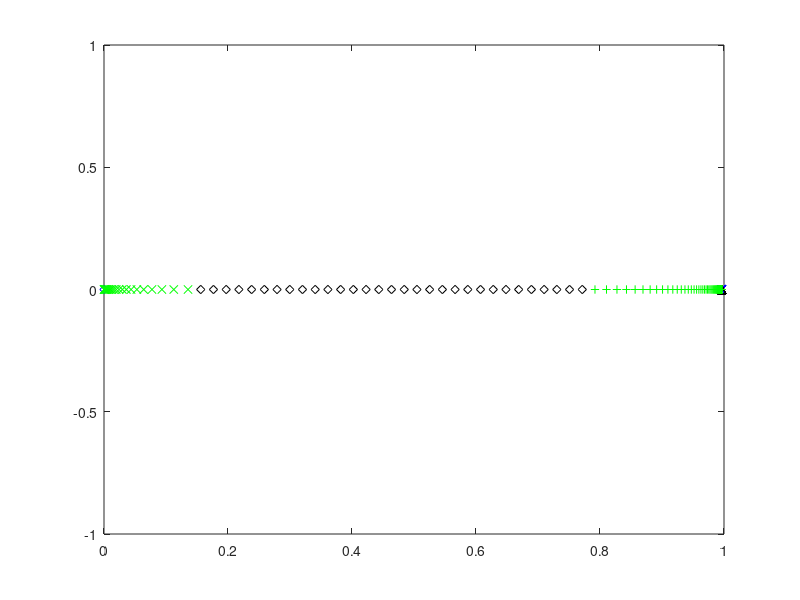
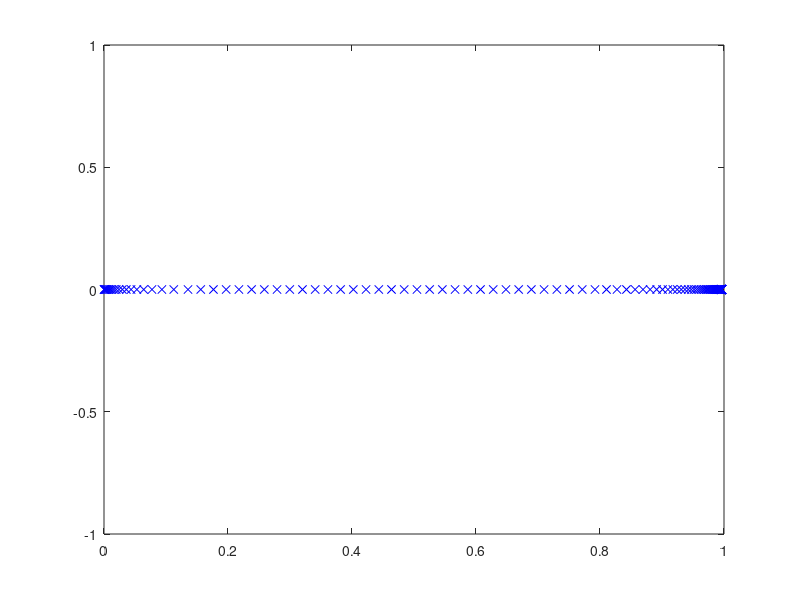

Here is the MATLAB script that generated these plots, in order: (Note: this script raises an error after producing the figures.)
close all
clear
clc
 
% Dimensional fluid constants (tin as leaves cartridge) for NS
g_dim = 9.8; %m/s^2
save('g_dim.mat','g_dim') 
rho_dim = 1000; %kg/m^3
save('rho_dim.mat','rho_dim') 
nu_dim = 1E-6; %m^2/s
save('nu_dim.mat','nu_dim') 
sigma_1e_dim = 72.86E-3;%Kg/s^2 (i.e. N/m)
save('sigma_1e_dim.mat','sigma_1e_dim')
R = .5E-6; %droplet radius

%equilibrium contact angle
theta_c_eq = 45*pi/180;
save('theta_c_eq.mat','theta_c_eq')

% width of the interfacial phase in metres (recommended 
%value is 1E-9)
width_dim = 1E-9; 
save('width_dim.mat','width_dim')

%Data for initial configuration of the simulation 
theta_c_ini = 85*pi/180; %radians 
save('theta_c_ini.mat','theta_c_ini')

%factor by which we devide the minimum lengthof the mesh that was
%recommended by James
factor = 2^9;

%spine feet parameters
%this part here sets the number and spacing of the spines closer to the
%contact line. In this region, each odd-numbered spine has one more 
%element to its right than to its left
spine_factor_r =  1.07;%1.15;%;%needs to be slightly bigger than 1     1.05;%
save('spine_factor_r.mat','spine_factor_r')
n_spines_r = 15;% 5;% must be an odd number          5;%
save('n_spines_r.mat','n_spines_r')

spine_factor_mr = 1.07;%                   2;%   
save('spine_factor_mr.mat','spine_factor_mr')
n_spines_mr = 25;% 5;% must be an odd number        
save('n_spines_mr.mat','n_spines_mr')

%This part defines the number of spines and their separation for the
%following section of the domain. Spines can be more separated here as we 
%do not need such a high resultion furhter away from the contact line
spine_factor_m = 1.1;%                   2;%   
save('spine_factor_m.mat','spine_factor_m')
n_spines_m = 95;% 5;% must be an odd number        
save('n_spines_m.mat','n_spines_m') 

%The following part sets the number and spacing of the spines near the
%inflow boundary. An intermediate section between this one and the last one
%constructed is then created using uniform spacing
l_min_l = .5E-3 ;% 1E-2;%               .01;%
spine_factor_l = 1.2;% 1.11;% this needs to be slightly bigger than 1, James' value = 1.07
save('spine_factor_l.mat','spine_factor_l')
n_spines_l = 23;% 5;% must be an odd number        5;% 
save('n_spines_l.mat','n_spines_l')

%number of singular elements at the contact line
n_el_sing = 3;
save('n_el_sing.mat','n_el_sing')

%% IFM coefficients for the free-surface
%Beta for liquid-gas interface (this
%could have a coefficient in front, but we take it to be one)
beta_g_dim = rho_dim*nu_dim/width_dim;
save('beta_g_dim.mat','beta_g_dim')
%Alpha coefficient for liquid-gas interface (this could also
%have a coefficient in front but we also take it to be one, 
%making it the inverse of the beta_g constant)
alpha_g_dim = width_dim/(rho_dim*nu_dim); 
save('alpha_g_dim.mat','alpha_g_dim')
%Surface density at which surface tension is zero 
%(this is taken as the volume density times the width of the 
%surface phase)
rhos_0_dim = rho_dim*width_dim; 
save('rhos_0_dim.mat','rhos_0_dim')
%Equilibrium surface density of liquid-gas 
%interface
rhos1_e_dim = 0.6*rhos_0_dim; 
save('rhos1_e_dim.mat','rhos1_e_dim')
%Proportionality constant for the state equation for surface 
%tension as a function of density on the liquid-gas 
%interface
gamma_g_dim = sigma_1e_dim/(rhos_0_dim-rhos1_e_dim);
save('gamma_g_dim.mat','gamma_g_dim')
%relaxation time of surface 1 in seconds
tau_g_dim = rho_dim*nu_dim*7E-6;
save('tau_g_dim.mat','tau_g_dim')

%solid-gas surface tension
sigma_gs = 0;

%IFM coefficients for the liquid-solid interface
%constant in front of the state equation for the liquid-solid
%surface
gamma_s_dim = gamma_g_dim;
save('gamma_s_dim.mat','gamma_s_dim')
%Equilibrium surface tension for the liqud-solid interface
%(this is a function of other paremeter that we have already
%chosen)
sigma_2e_dim = -sigma_1e_dim*cos(theta_c_eq)+sigma_gs;
save('sigma_2e_dim.mat','sigma_2e_dim')
%equilibrium surface density for liquid-solid surface
%(chosen so as to have a 30 degree static contact angle)
rhos2_e_dim = rhos_0_dim - sigma_2e_dim/gamma_s_dim; 
save('rhos2_e_dim.mat','rhos2_e_dim')
%Beta navier slip
beta_ns_dim = rho_dim*nu_dim/width_dim;   
save('beta_ns_dim.mat','beta_ns_dim')
%alpha coefficient for the solid-liquid interface
alpha_s_dim = alpha_g_dim; 
save('alpha_s_dim.mat','alpha_s_dim')
%relaxation time for the liquid-solid interface
tau_s_dim = rho_dim*nu_dim*7E-6;
save('tau_s_dim.mat','tau_s_dim')

%Unit height 
L_dim = R
save('L_dim.mat','L_dim') 

%Unit speed
U_dim = sigma_1e_dim/(rho_dim*nu_dim) %i.e. Ca = 1
% U_dim = .01 %m/s
save('U_dim.mat','U_dim')

%Unit time (capillary time based on unit length)
T_dim = L_dim/U_dim 
save('T_dim.mat','T_dim')

%Unit of pressure 
P_dim = rho_dim*nu_dim*U_dim/L_dim;
save('P_dim.mat','P_dim')

%Dimensionless numbers for the bulk equations
Re =  U_dim*L_dim/nu_dim %Reynolds number
save('Re.mat','Re')
St = 0 %g_dim*L_dim^2/(nu_dim*U_dim); %Stokes number
save('St.mat','St')
Ca = rho_dim*nu_dim*U_dim/sigma_1e_dim %Capillary number
save('Ca.mat','Ca')

%Dimensionless numbers for the liquid-gas IFM
%dimensionless beta coefficient for the gas interface
Bg = beta_g_dim*U_dim*L_dim/sigma_1e_dim
save('Bg.mat','Bg')
%dimensionless alpha coefficient for the gas interface
Eg = alpha_g_dim*sigma_1e_dim/(U_dim*L_dim)
save('Eg.mat','Eg')
%Dimensionless constant for the state equation on
%the liquid-gas interface
Cg = gamma_g_dim*rhos_0_dim/sigma_1e_dim
save('Cg.mat','Cg')
%dimensionless equilibrium density
Dg = rhos1_e_dim/rhos_0_dim
save('Dg.mat','Dg')
%dimensionless surface density ratio
Lg = width_dim/L_dim
save('Lg.mat','Lg')
% Fg = rhos_0_dim/(rho_dim*U_dim*tau_g_dim)
% save('Fg.mat','Fg')
%Dimensionless relaxation time
Tg = tau_g_dim*U_dim/L_dim
save('Tg.mat','Tg')

%Dimensionless numbers for liquid-gas IFM
%dimensionless beta coefficient for the gas interface
Be = beta_ns_dim*L_dim/(rho_dim*nu_dim)
save('Be.mat','Be')
%dimensionless alpha coefficient for the solid-liquid 
%interface
Es = alpha_s_dim*sigma_1e_dim/(U_dim*L_dim)
save('Es.mat','Es')
%dimensionless coefficient of the state equation for the
%liquid-solid interface
Cs = gamma_s_dim*rhos_0_dim/sigma_1e_dim
save('Cs.mat','Cs')
%dimensionless equilibrium density
Ds = rhos2_e_dim/rhos_0_dim
save('Ds.mat','Ds')
%dimensionless surface-density ratio for the liquid-solid
%interface
Fs = rhos_0_dim/(rho_dim*U_dim*tau_s_dim)
save('Fs.mat','Fs')
%Dimensionless relaxation time for solid-liquid interface
Ts = tau_s_dim*U_dim/L_dim
save('Ts.mat','Ts')

%Contact line dimensionless numbers
So = sigma_gs/sigma_1e_dim
save('So.mat','So')

%z-traslation for the centre of the sphere
trans_z = cos(pi-theta_c_ini);

%distance from origin to apex
h_0 = 1+trans_z;

%initial distance from origin to focus
f = sin(pi-theta_c_ini); %based on the shape of a parabola

%Required mesh resolution
l_min = min([5/(100*Bg) 1/Be  Ts*Ca/10])/(factor );% .05;% following J&Y IJFNMF 2012 

tol_spine_ang = 1E-12; %this is just a numerical parameter to define 
%convergence of the spine lentgh's initial guess

%% Creating spine feet

spine_feet = zeros(1,n_spines_r+n_spines_m-1);
spine_feet(1) = f;
spine_feet(2) = f-l_min;
spine_feet(3) = f-l_min*(1+spine_factor_r);
for ii = 4:n_spines_r
    spine_feet(ii) = spine_feet(ii-1) ...
                     - spine_factor_r*(spine_feet(ii-2) ...
                                       - spine_feet(ii-1));
end
figure
plot(spine_feet(1:n_spines_r),zeros(1,n_spines_r),'xb')
hold on
for ii = n_spines_r+1:n_spines_r+n_spines_mr-1
    spine_feet(ii) = spine_feet(ii-1) ...
                     - spine_factor_mr*(spine_feet(ii-2) ...
                                       - spine_feet(ii-1));
end
plot(spine_feet(n_spines_r+1:n_spines_r+n_spines_mr-1),zeros(1,n_spines_mr-1),'^k')
for ii = n_spines_r+n_spines_mr:n_spines_r+n_spines_mr+n_spines_m-2
    spine_feet(ii) = spine_feet(ii-1) ...
                     - spine_factor_m*(spine_feet(ii-2) ...
                                       - spine_feet(ii-1));
end
plot(spine_feet(n_spines_r+n_spines_mr:n_spines_r+n_spines_mr+n_spines_m-2),zeros(1,n_spines_m-1),'+g')
plot(0,0,'db')
pause
%constructing the spine feet on the left end
spines_feet_left_end = zeros(1,n_spines_l);
spines_feet_left_end(end) = 0;
spines_feet_left_end(end-1) = 0 + l_min_l;
for ii = 2:n_spines_l-1
    spines_feet_left_end(end-ii) = spines_feet_left_end(end-ii+1) ...
                                   + spine_factor_l ...
                                     *(spines_feet_left_end(end-ii+1) ...
                                       - spines_feet_left_end(end-ii+2));
end
plot(spines_feet_left_end,zeros(1,n_spines_l),'xg')
pause
left_width = spines_feet_left_end(1)-spines_feet_left_end(2);
right_width = spine_feet(end-1)-spine_feet(end);
av_width = (left_width+right_width)/2;
n_inter = ceil((spine_feet(end)-spines_feet_left_end(1))/av_width);
if mod(n_inter,2) ~= 0
    n_inter = n_inter+1;
end
width = (spine_feet(end)-spines_feet_left_end(1))/n_inter;
spine_feet = [spine_feet,zeros(1,n_inter-1)];
for ii = 0:n_inter-2
    spine_feet(end-ii) = spines_feet_left_end(1)+(ii+1)*width;
end
plot(spine_feet(end-n_inter+2:end),zeros(1,n_inter-1),'dk')
pause
%Joining everything
spine_feet = [spine_feet,spines_feet_left_end];
n_spines = length(spine_feet);
save('n_spines.mat','n_spines')
close all
figure
plot(spine_feet,zeros(size(spine_feet)),'xb');

save('spine_feet.mat','spine_feet')
spine_feet_locator = spine_feet/f;
save('spine_feet_locator.mat','spine_feet_locator')

%Chi value for each spine
%This is the coordinate of the bipolar system that corresponds to the
%circle that passes through each spine feet
chi_spines = zeros(1,n_spines);
chi_spines(1) = Inf;
chi_spines(end) = 0;
for ii = 2:n_spines-1
    fun = @(chi) foot_of_chi(chi,f)-spine_feet(ii);
    chi_spines(ii) = fzero(fun,5);
end

%The radius of each spine (from the third spine on) is determined by its
%chi coordinate
R_spines = zeros(1,n_spines);
%we force the second spine to have its centre at the contact line. This is
%so that we can enforce the condition lim_{r\to 0} \partial_{\theta}p = 0,
%by equating the pressure values on the two points of this spine as done in
%S&S CMAME 2011
R_spines(2) = abs(spine_feet(1)-spine_feet(2));
R_spines(3) = abs(spine_feet(1)-spine_feet(3));
R_spines(end) = inf;
for ii = 4:n_spines-1
    R_spines(ii) = f/sinh(chi_spines(ii));
end
save('R_spines.mat','R_spines')
 
%spine length vector intial form
spine_lengths_ini = zeros(n_spines,1);
spine_lengths_ini(1) = f; %this spine is always zero, so we just store f here
spine_lengths_ini(end) = h_0;
%Here we determine the length of each spine (so as to match the initial
%guess for our surface profile)
for ii = 2:n_spines-1
    %We use the bisection method on the angle that each spine defines
    %with a tolerance pre-defined above to assess whet
    theta_l = 0;
%     if ii < 80
        theta_u = 1.01*theta_c_ini;
%     else
%         theta_u = asin(2/R_spines(ii));
%     end
    x_l = spine_feet(ii) + (1-cos(theta_l))*R_spines(ii);
    y_l = sin(theta_l)*R_spines(ii);
    %function f is positive outside the curve that defines the initial
    %surface profile (a circle) and negative inside it 
    f_l = x_l^2+(y_l-cos(pi-theta_c_ini))^2-1;
    x_u = spine_feet(ii) + (1-cos(theta_u))*R_spines(ii);
    y_u = sin(theta_u)*R_spines(ii);
    f_u = x_u^2+(y_u-cos(pi-theta_c_ini))^2-1;
    if f_l*f_u > 0
         disp('warning: wrong initialisation of bisection method') 
         pause
    end
    while theta_u-theta_l > tol_spine_ang
        theta_m = (theta_l + theta_u)/2;
        x_m = spine_feet(ii) + (1-cos(theta_m))*R_spines(ii);
        y_m = sin(theta_m)*R_spines(ii);
        f_m = x_m^2+(y_m-cos(pi-theta_c_ini))^2-1;
        if f_l*f_m > 0
            theta_l = theta_m;
            f_l = f_m;
        elseif f_l*f_m < 0
            theta_u = theta_m;
            f_u = f_m;
        else
            f_l = f_m;
            f_u = f_m;
            theta_l = theta_m;
            theta_u = theta_m;
        end
    end
    spine_lengths_ini(ii) = theta_m*R_spines(ii);
end
save('spine_lengths_ini.mat','spine_lengths_ini')

%% Creating nodes

%%Finding total number of global nodes 

%First, we need to decide on which spines we will have an increasing number
%of nodes and on which we will have a fixed number of nodes
%The code is set-up so that the first spines have an increasing number of
%nodes. More specifically, from the 4th spine on (including the 4th spine)
%each spine has one more velocity node that the previous spine, and this
%behaviour goes on until spine number n_spines_incr, defined below. The
%code is set up so that n_spines_incr can be any odd number between
%n_spines_r and n_spines_r+n_spines_mr-1
n_spines_incr = n_spines_r;%+n_spines_mr-1;
save('n_spines_incr.mat','n_spines_incr')

n_spines_const = n_spines-n_spines_incr;
save('n_spines_const.mat','n_spines_const')

n_nodes_const_per_spine = 2*n_el_sing + n_spines_incr - 2; %number of nodes 
%in each of the spines with constant nodes
save('n_nodes_const_per_spine.mat','n_nodes_const_per_spine')

%Sum of the number in the first spine (1), plus an arithmetic progression 
%plus a constant times the number of spines with a fixed number of nodes on
%them
n_v_incr = 2 + n_el_sing ...
           + (2*n_el_sing + 1 + 2*n_el_sing + n_spines_incr - 2) ...
             *(n_spines_incr-2)/2;
save('n_v_incr.mat','n_v_incr')

n_v = n_v_incr ...
      + n_nodes_const_per_spine*n_spines_const;
save('n_v.mat','n_v')

%nodes (i.e. matrix containing the (r,z) coordinates of all nodes where 
%each column is a node and they are listed in order)
Nodes_rz = zeros(n_v,2);
Nodes_rz(1,:) = [f ,0]; 
alpha_s = zeros(n_v,1); %This vector contains the data on how far along its
%spine the node is
Nodes_rz(2,1) = spine_feet(2);
Nodes_rz(2,2) = 0;
for kk = 3:n_el_sing+2
    alpha_s(kk) = (kk-2)/n_el_sing;
    %angle in the constant chi circle for each node 
    %(arc length over radius)
    theta = alpha_s(kk)*spine_lengths_ini(2)/R_spines(2);
    %x of the node is the foot of the spine plus the circle's radius 
    %minus (radius*cos(theta))
    Nodes_rz(kk,1) = spine_feet(2) + R_spines(2)*(1-cos(theta));
    Nodes_rz(kk,2) = R_spines(2)*sin(theta);
end
for ii = 3:n_spines_incr
    kk = kk+1;
    Nodes_rz(kk,1) = spine_feet(ii);
    Nodes_rz(kk,2) = 0;
    for jj = 2:2*n_el_sing+ii-2
        kk = kk+1;
        alpha_s(kk) = (jj-1)/(2*n_el_sing+ii-3);
        %angle in the constant chi circle for each node 
        %(arc length over radius)
        theta = alpha_s(kk)*spine_lengths_ini(ii)/R_spines(ii); 
        %x of the node is the foot of the spine plus the circle's radius 
        %minus (radius*cos(theta))
        Nodes_rz(kk,1) = spine_feet(ii) + R_spines(ii)*(1-cos(theta));
        Nodes_rz(kk,2) = R_spines(ii)*sin(theta);
    end
end
for ii = n_spines_incr+1:n_spines-1
    kk = kk+1;
    Nodes_rz(kk,1) = spine_feet(ii);
    Nodes_rz(kk,2) = 0;
    for jj = 2:n_nodes_const_per_spine
        kk = kk+1;
        alpha_s(kk) = (jj-1)/(n_nodes_const_per_spine-1);
        %angle in the constant chi circle for each node 
        %(arc length over radius)
        theta = alpha_s(kk)*spine_lengths_ini(ii)/R_spines(ii); 
        %x of the node is the foot of the spine plus the circle's radius 
        %minus the radius cos(theta)
        Nodes_rz(kk,1) = spine_feet(ii) + R_spines(ii)*(1-cos(theta));
        Nodes_rz(kk,2) = R_spines(ii)*sin(theta);
    end
end
for ii = n_v-n_nodes_const_per_spine+1:n_v 
    alpha_s(ii) = (ii-(n_v-n_nodes_const_per_spine+1)) ...
                  /(n_nodes_const_per_spine-1);
end 
save('alpha_s.mat','alpha_s')
Nodes_rz(end-n_nodes_const_per_spine+1:end,1) = zeros(1,n_nodes_const_per_spine);
Nodes_rz(end-n_nodes_const_per_spine+1:end,2) = 0:h_0/(n_nodes_const_per_spine-1):h_0;
save('Nodes_rz.mat','Nodes_rz')
 


n_v %#ok
pause
close all
%Nodes
figure
plot(Nodes_rz(:,1),Nodes_rz(:,2),'x')
axis equal

%Spine feet and tip node numbers
spine_feet_nodes = ones(1,n_spines);
spine_tip_nodes = ones(1,n_spines);
spine_feet_nodes(2) = 2;
spine_tip_nodes(2) = 2 + n_el_sing;
for ii = 3:n_spines_incr
    spine_feet_nodes(ii) = spine_tip_nodes(ii-1)+1;
    spine_tip_nodes(ii) = 2 + n_el_sing ...
                          + (2*n_el_sing + 1 + 2*n_el_sing + ii - 2) ...
                            *(ii-2)/2;
end
%the spines in the region where spines have a fixed number of nodes.
for ii = n_spines_incr+1:n_spines
    spine_feet_nodes(ii) = spine_tip_nodes(ii-1)+1;
    spine_tip_nodes(ii) = spine_tip_nodes(ii-1) + n_nodes_const_per_spine;
end
save('spine_feet_nodes.mat','spine_feet_nodes')
save('spine_tip_nodes.mat','spine_tip_nodes')



